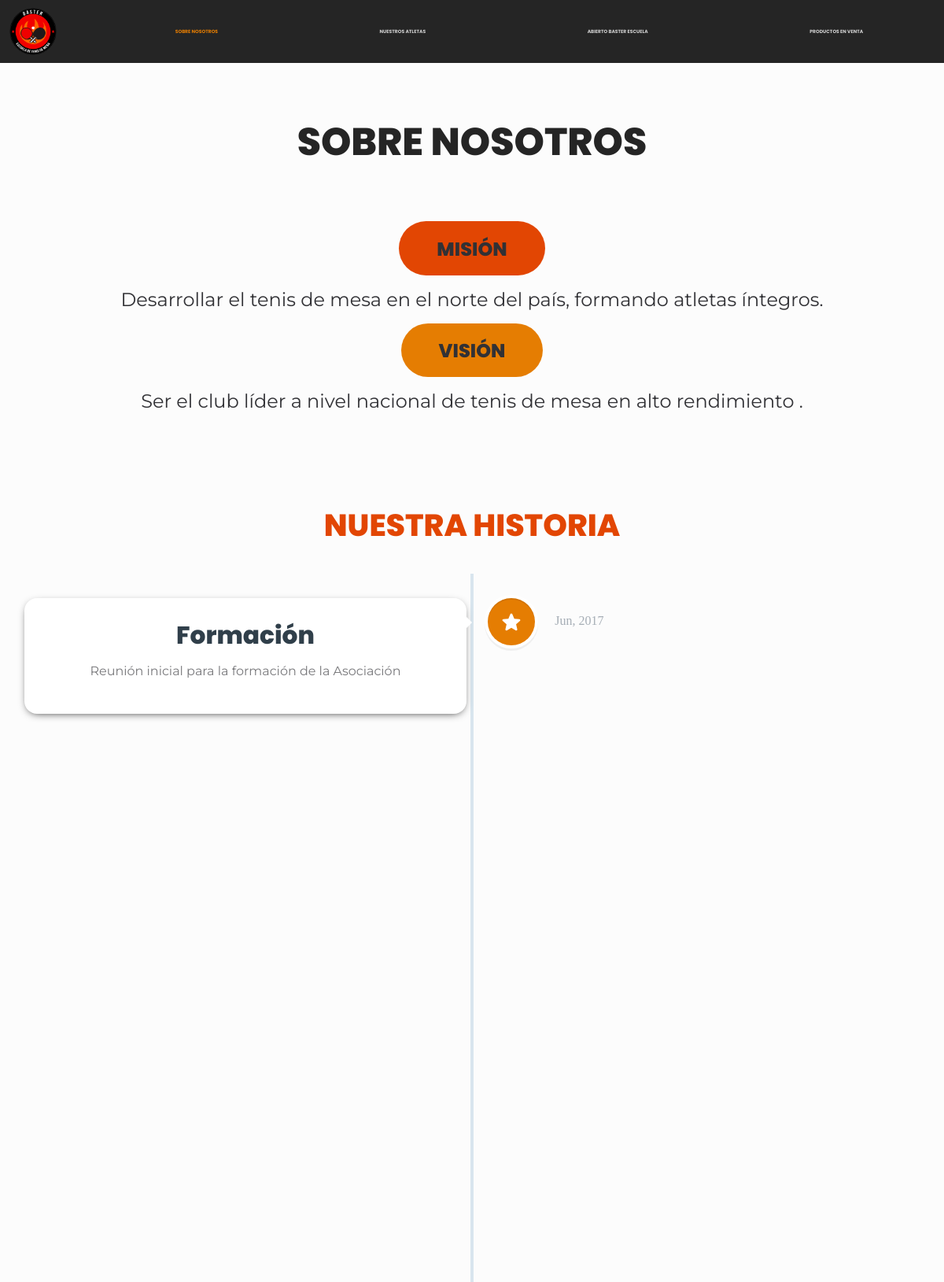
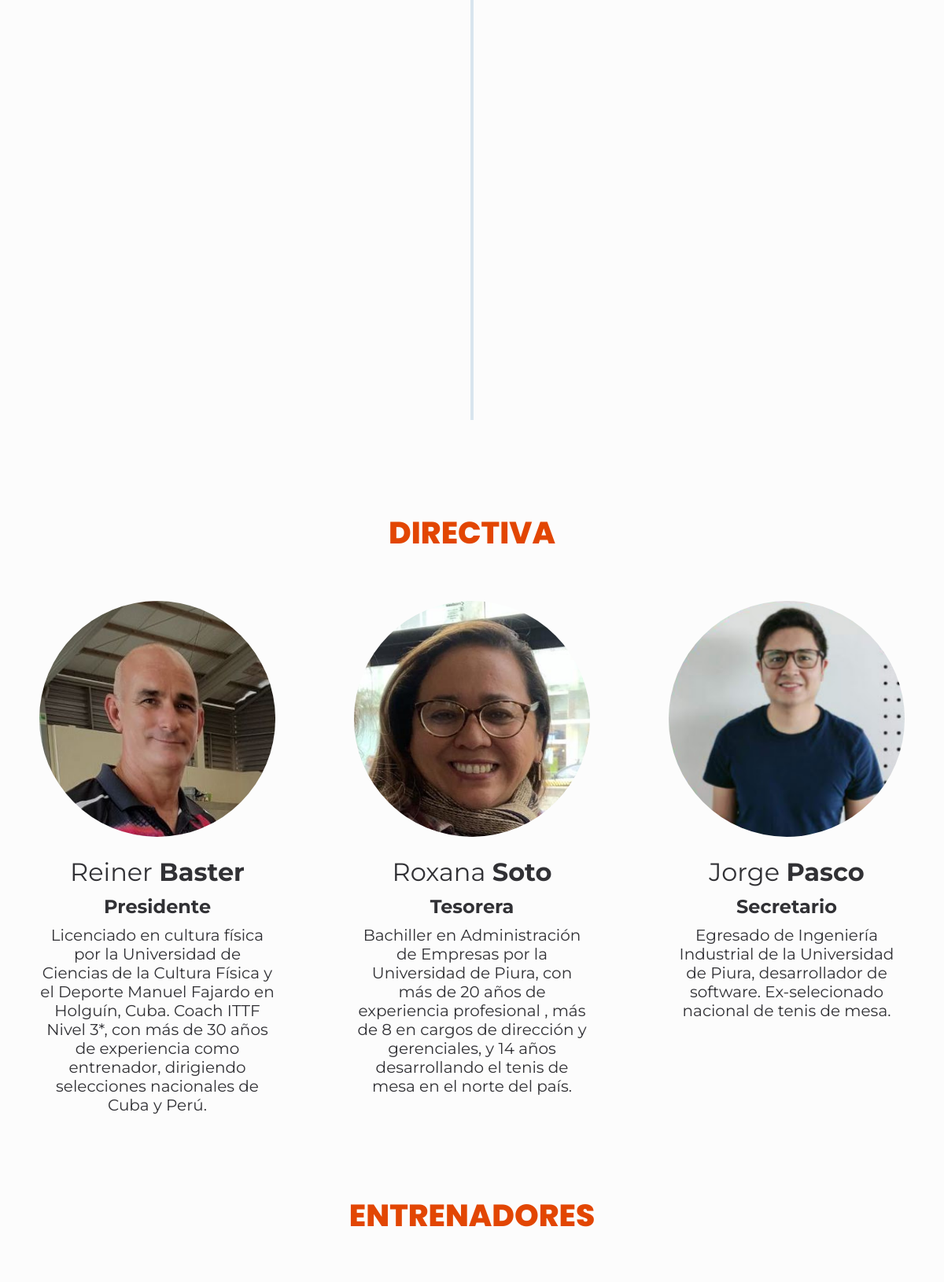
/about (upper part), run on the app's committed database (2 pictures, top to bottom).
### tables this page shows
CREATE TABLE "hitos" (
	"id"	INTEGER NOT NULL UNIQUE,
	"año"	INTEGER NOT NULL,
	"mes"	INTEGER,
	"titulo"	TEXT NOT NULL,
	"descripcion"	TEXT,
	PRIMARY KEY("id" AUTOINCREMENT)
);

CREATE TABLE miembros_directiva (id INTEGER PRIMARY KEY AUTOINCREMENT, nombre TEXT NOT NULL, apellido TEXT NOT NULL, descripcion TEXT, foto TEXT, cargo TEXT NOT NULL);

### app/user/__init__.py (the view)
@user_blueprint.route('/about')
def about():
    name = 'about'
    directiva = get_items("miembros_directiva", PUBLIC_DATABASE)
    entrenadores = get_items("entrenadores", PUBLIC_DATABASE)
    hitos = get_items("hitos", PUBLIC_DATABASE, order_by=[
                      ['año', 'ASC'], ['mes', 'ASC']])
    return render_template(f"{name}.html", active=f"{name}", hitos=hitos,
                           directiva=directiva, entrenadores=entrenadores)

### app/common/database.py (called while the page is built, shortened)
def dict_factory(cursor, row):
    d = {}
    for i, col in enumerate(cursor.description):
        d[col[0]] = row[i]
    return d

def create_filters_string(filters):
    if not filters:
        return ''

def create_order_by_string(order_by_list):
    if not order_by_list:
        return ''
    order_by_string = 'ORDER BY '
    for i, item in enumerate(order_by_list):
        order_by_string = order_by_string + \
            item[0] + ' ' + item[1] + (',' if i < len(order_by_list) - 1 else '')
    return order_by_string

def create_fields_string(fields):
    if not fields:
        return "*"
    return ",".join(fields)

def connect_to_db(db_name):
    try:
        conn = sqlite3.connect(db_name)
        conn.row_factory = dict_factory  # Set dict factory
        database = conn.cursor()
        print("Connected to db")
        return database, conn
    except Exception:
        print(Exception)

def get_items(table, db_name, filters=None, group_by=None, fields=None, order_by=None):
    result_array = []
    database, _ = connect_to_db(db_name)
    fields_string = create_fields_string(fields)
    filter_string = create_filters_string(filters)
    order_by_string = create_order_by_string(order_by)
    results = database.execute(
        f"SELECT {fields_string} FROM {table} {filter_string} {order_by_string}").fetchall()
    for element in results:
        new_item = {}
        for key, value in element.items():
            new_item[key] = transform_result_value(key, value)
        result_array.append(new_item)
    if group_by and len(result_array) > 0:
        result_array = group_results(result_array, group_by)
    return result_array

### app/common/formatters.py (called while the page is built)
def transform_result_value(key, value):
    if key == "id":
        return str(value)
    if key == "mes":
        return month_number_to_text(value)
    if key == "puesto":
        return "Oro" if value == 1 else "Plata" if value == 2 else "Bronce" if value == 3 \
            else None if not value else value
    return value

### app/common/helpers.py (called while the page is built)
def month_number_to_text(month_number: int) -> str:
    months = ['Ene', 'Feb', 'Mar', 'Abr', 'May', 'Jun',
              'Jul', 'Ago', 'Sep', 'Oct', 'Nov', 'Dic']
    return months[month_number - 1]

### app/user/templates/about.html (shortened to what this page needs)
{% extends "layout.html" %}
{% block styles %}
<link rel="stylesheet" type="text/css" href="{{ url_for('.static', filename='styles/timeline.css') }}">
<link rel="stylesheet" type="text/css" href="{{ url_for('.static', filename='styles/about.css') }}">
{% endblock %}
{% block main %}
<h1>SOBRE NOSOTROS</h1>
<section class="mv-section">
    <div class="m-container mv-title">MISIÓN</div>
    <div class="v-container mv-title">VISIÓN</div>
    <div class="m-text-container mv-text">Desarrollar el tenis de mesa en el norte del país,
        formando atletas íntegros.</div>
    <div class="v-text-container mv-text">Ser el club líder a nivel nacional de tenis de mesa
        en alto rendimiento .</div>
</section>
<section class="cd-timeline js-cd-timeline">
    <h2>NUESTRA HISTORIA</h2>
    <div class="container max-width-lg cd-timeline__container">
        {% for hito in hitos %}
        <div class="cd-timeline__block">
            <div class="cd-timeline__img">
                <img src="{{ url_for('.static', filename='img/timeline-img/star.svg') }}" />
            </div>
            <div class="cd-timeline__content text-component">
                <h2>{{ hito["titulo"] }}</h2>
                <p class="color-contrast-medium">
                    {{ hito["descripcion"] }}
                </p>
                <div class="flex justify-between items-center">
                    <span class="cd-timeline__date">{{ hito["mes"] }}, {{ hito["año"] }}</span>
                </div>
            </div>
        </div>
        {% endfor %}
    </div>
</section>
<section class="directiva">
    <h2>DIRECTIVA</h2>
    <div class="card-container">
        {% for persona in directiva %}
        <div class="card-item">
            <img src="{{ url_for('.static', filename=persona['foto']) }}">
            <div class="card-item-name">{{ persona["nombre"] }} <span class="bold">{{ persona["apellido"] }}</span>
            </div>
            <div class="card-item-role bold">{{ persona["cargo"] }}</div>
            <div class="card-item-description">{{ persona["descripcion"] }}</div>
        </div>
        {% endfor %}
    </div>
</section>
<section class="entrenadores">
    <h2>ENTRENADORES</h2>
    <div class="card-container">
    </div>
</section>
{% endblock %}

### app/user/templates/layout.html (shortened to what this page needs)
<!DOCTYPE html>
<html lang="en">
<head>
    <link rel="stylesheet" type="text/css" href="{{ url_for('.static', filename='styles/shared.css') }}">
    {% block styles %}{% endblock %}
</head>
<body>
    <nav>
        <div class="menu-container img-cont">
            <a href="/">
                <img src="{{ url_for('.static', filename='img/logo.png') }}">
            </a>
        </div>
        <div class="menu-container items-cont">
            <a href="/about" class="{{ 'active' if active == 'about'}}">SOBRE NOSOTROS</a>
            <a href="/atletas" class="{{ 'active' if active == 'atletas'}}">NUESTROS ATLETAS</a>
            <a href="/abierto" class="{{ 'active' if active == 'abierto'}}">ABIERTO BASTER ESCUELA</a>
            <a href="/productos" class="{{ 'active' if active == 'productos'}}">PRODUCTOS EN VENTA</a>
        </div>
    </nav>
    <main class=".main">
        {% block main %}{% endblock %}
    </main>
</body>
</html>

### app/user/static/styles/shared.css (style rules this page uses)
:root { --main-red: #e24603; --main-orange: #e57d02; --dark-gray: #252525; --super-light-gray: #fcfcfc; --light-gray: #d0d0d0; --title: Poppins; --content: Montserrat; }
* { margin: 0; padding: 0; }
body { background-color: var(--super-light-gray); }
a { text-decoration: none; }
nav { width: 100vw; height: 5rem; background-color: var(--dark-gray); display: flex; align-items: center; font-family: var(--title); font-weight: 700; font-size: 0.8rem; }
.menu-container { height: 100%; display: flex; justify-content: space-around; align-items: center; }
.img-cont { flex-basis: 10%; }
.items-cont { flex-basis: 90%; }
.img-cont a { height: 100%; display: flex; align-items: center; }
.menu-container img { height: 70%; width: auto; transition: height 0.2s; }
.items-cont a { color: var(--light-gray); transition: color 0.2s; text-align: center; }
.items-cont .active { color: var(--main-orange); }
main { background-color: var(--super-light-gray); padding-bottom: 3rem; z-index: 1; margin-bottom: 15rem; min-height: calc(100vh - 23rem); }
h1 { margin-top: 4rem; text-align: center; font-family: var(--title); font-size: 3rem; font-weight: 800; color: var(--dark-gray); }
h2 { margin-bottom: 2rem; text-align: center; font-family: var(--title); font-size: 2.5rem; font-weight: 800; color: var(--main-red); }
p { font-family: var(--content); text-align: center; }
section { margin-top: 4rem; }
.card-container { display: flex; flex-wrap: wrap; justify-content: center; }
.card-item { flex: 0 1 300px; margin: 25px 50px 25px 50px; display: flex; flex-direction: column; align-items: center; justify-content: start; font-family: var(--content); text-align: center; }
.card-item > * { margin-bottom: 10px; }
.card-item img { margin-bottom: 25px; height: 20rem; width: auto; border-radius: 50%; }
.card-item-name { font-size: 2rem; }
.card-item-role { font-size: 1.5rem; }
.card-item-description { font-style: 1rem; }
.bold { font-weight: 700; }
@media (orientation: portrait) { nav { font-size: 5%; } }
@media (orientation: portrait) { .menu-container img { width: 70%; height: auto; } }
@media (orientation: portrait) { .card-item img { width: 80vw; height: auto; } }

### app/user/static/styles/about.css (style rules this page uses)
.mv-section { display: grid; grid-template: 'mc vc' 'mc vc' 'mt vt'; justify-items: center; align-items: center; }
.m-container { grid-area: mc; background-color: var(--main-red); }
.v-container { grid-area: vc; background-color: var(--main-orange); }
.m-text-container { grid-area: mt; }
.v-text-container { grid-area: vt; }
.mv-title { width: fit-content; height: fit-content; border-radius: 50px; padding: 1.1rem 3rem 1rem 3rem; margin-bottom: 1rem; font-family: var(--title); font-weight: 800; font-size: 1.5rem; display: flex; align-items: center; }
.mv-text { padding: 0 3rem 0 3rem; font-family: var(--content); font-size: 1.5rem; text-align: center; }
@media (orientation: portrait) { .mv-section { grid-template: "mc mc" "mt mt" "vc vc" "vt vt"; } }
@media (orientation: portrait) { .m-text-container { margin-bottom: 1rem; } }

### data on the page
hitos: titulo "Formación", descripcion "Reunión inicial para la formación de la Asociación", mes "Jun", año "2017"
miembros_directiva: foto (picture), nombre "Reiner", apellido "Baster", cargo "Presidente", descripcion "Licenciado en cultura física por la Universidad de Ciencias de la Cultura Física y el Deporte Manuel Fajardo en Holguín, Cuba. Coach ITTF Nivel 3*, con más de 30 años de experiencia como entrenador, dirigiendo selecciones nacionales de Cuba y Perú."
miembros_directiva: foto (picture), nombre "Roxana", apellido "Soto", cargo "Tesorera", descripcion "Bachiller en Administración de Empresas por la Universidad de Piura, con más de 20 años de experiencia profesional , más de 8 en cargos de dirección y gerenciales, y 14 años desarrollando el tenis de mesa en el norte del país."
miembros_directiva: foto (picture), nombre "Jorge", apellido "Pasco", cargo "Secretario", descripcion "Egresado de Ingeniería Industrial de la Universidad de Piura, desarrollador de software. Ex-selecionado nacional de tenis de mesa."
